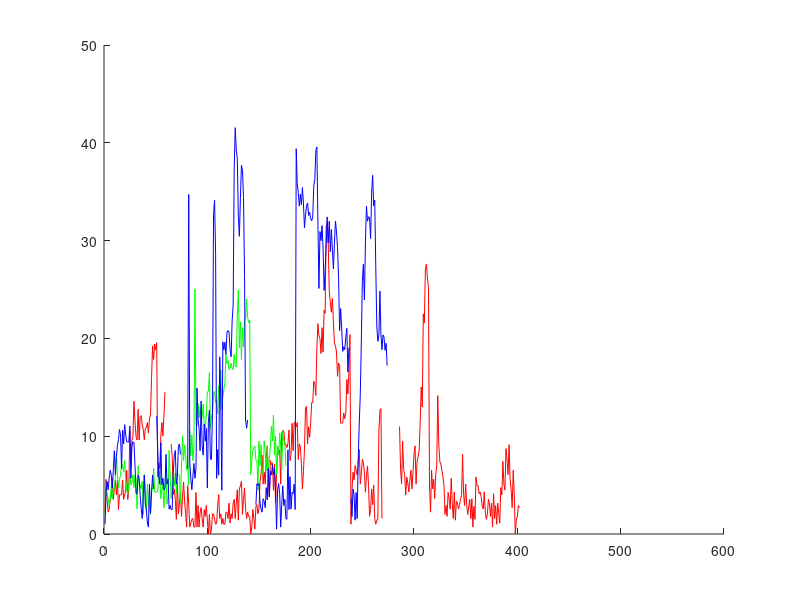

MATLAB code to generate this figure:
clear all;close all;
load oriSeq1
load oriSeq2
load oriSeq3
load Result1
load Result2
Result2 = Result;
load Result3
Result3 = Result;

err1 = oriSeq1-Result1;

n = size(Result2,1);
ss= oriSeq2(end-n+1:end,:);
err2 = oriSeq2(end-n+1:end,:)-Result2;

n = size(Result3,1);
err3 = oriSeq3(end-n+1:end,:)-Result3;

err1 = err1.^2;
err1 = sqrt(sum(err1,2));
err2 = err2.^2;
err2 = sqrt(sum(err2,2));
err3 = err3.^2;
err3 = sqrt(sum(err3,2));

k=0;
for th=15:5:40
    k=k+1;
    index=find(err2<=th);
    rate(k)=length(index)/length(err2);
end
rate

figure;hold on;
plot(err1,'r');
plot(err2,'g');
plot(err3,'b');

axis([0 600 0 50]);